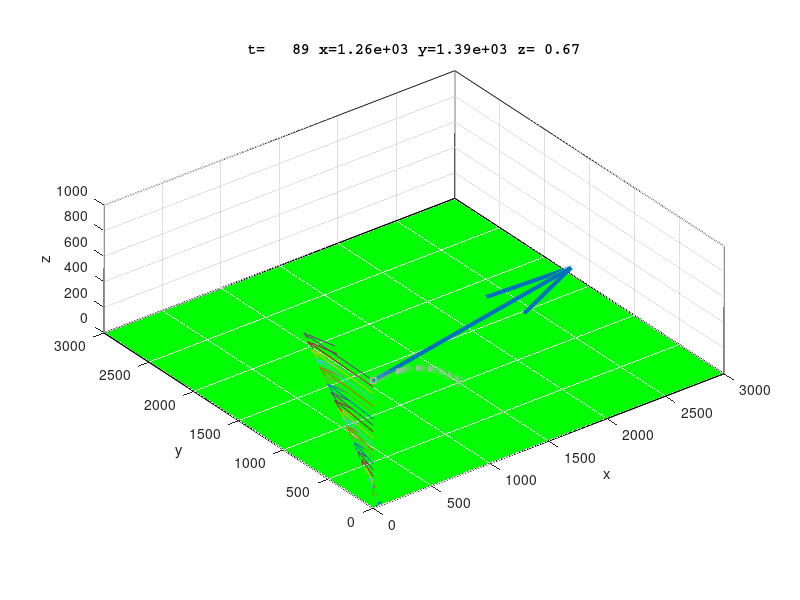

MATLAB code to generate this figure:
function RK4_metodas_parasiutas

clc, clear all,
close all

% sistemos parametrai: 
m=100, g=9.81, H=1000, Hp=600  ;  %mase, pradinis aukstis
v0=[100;20;0] , %pradinis greitis
vvmaxh=[1;40;0] %vejo greitis aukstai
vvminh=[5;2 ;0]    %vejo greitis zemai
% vv=vvminh+(vvmaxh-vvminh)*z/H  % formule

c=0.01 %Ns/m  pasipriesinimo koeff be parasiuto
ch=5 %Ns/m  horizintalus pasipriesinimo koeff su parasiutu
cv=18 %Ns/m  vertikalus pasipriesinimo koeff su parasiutu
cp=[ch;ch;cv];

r0=[0;0;H] %pradine padetis 

color='b';

tmax=200;           % sprendimo intervalo pabaiga 
dt=0.1;
figure(1),set(gcf,'Color','w'); hold on, grid on, box on 
axis equal,view([1 1 0.5]); 
xlabel('x');ylabel('y');zlabel('z');axis equal 
zh=0:H/20:H;izh=length(zh);
axis([0 3000 0 3000 0 1000]);xrng=xlim;yrng=ylim;
fill3([xrng(1),xrng(2),xrng(2),xrng(1)],[yrng(1),yrng(1),yrng(2),yrng(2)],[0 0 0 0],[0 1 0]);
for i=1:izh  % braizo vejo vektorius
    vv=vvminh+(vvmaxh-vvminh)*zh(i)/H;
    quiver3(0,0,zh(i),vv(1),vv(2),vv(3),20); 
end
t=0;r=[r0;v0];      % pradines reiksmes 

ttt=[0:dt:tmax];
ix=0;  % kai pasieks zeme, taps ix=1
[TT,YY]=ode45(@fnk,ttt,r); % PDL sprendimas
hndl=[]; % pradine markerio valdiklio reiksme  
ttp=0; % laikas vizualizacijos valdymui
vaizdavimas
quiver3(0,0,H,v0(1),v0(2),v0(3),20,'LineWidth',3)
for i=1:length(TT)
    r=YY(i,:);
    vaizdavimas; %vaizdavimas kiekviename zingsnyje
    if r(3) < 0 , break,end
    if ttp==0,disp('***** Press Key'),pause,ttp=0.01;else, pause(ttp);end;
    str=sprintf('t=%5.3g x=%5.3g y=%5.3g z=%5.3g',TT(i),r(1:3));title(['\fontname{Courier}',str]);
end

return   % pagrindines programos pabaiga

% &&&&&&&&&&&&&&&&&&&&&&&&   vidines funkcijos &&&&&&&&&&&&&&&&&&&&&&&&&&&&
function dy=fnk(t,yyy) % Lygciu sistemos funkcija
    v=yyy(4:6); z=yyy(3); dy(1:3,1)=v;
    vv=vvminh+(vvmaxh-vvminh)*z/H;
    if z>Hp, Fr=-c*norm(v-vv)'*(v-vv);
    else,    Fr=-cp.*((v-vv).^2).*sign(v-vv);
    end
         dy(4:6,1)=Fr/m-[0;0;g];
         if z<0,dy=zeros(6,1); % jeigu pasieke zeme, toliau nebejuda
               if ix == 0, ix=1;  tg=t;rg=yyy(1:3); end % prisimename, kada ir kur nusileido 
         end
    return
end

 
function vaizdavimas  % Vaizdavimo funkcija
    x=r(1);y=r(2);z=r(3);
    if ~isempty(hndl), set(hndl,'Color',[1 1 1]*0.7);end
    if z > Hp, hndl=plot3(x,y,z,[color,'s'],'MarkerSize',4);
    else hndl=plot3(x,y,z,[color,'*'],'MarkerSize',8);
    end
    return 
end
% &&&&&&&&&&&&&&&&&&&&&&&&   vidiniu funkciju pabaiga &&&&&&&&&&&&&&&&&&&&&
    
end


